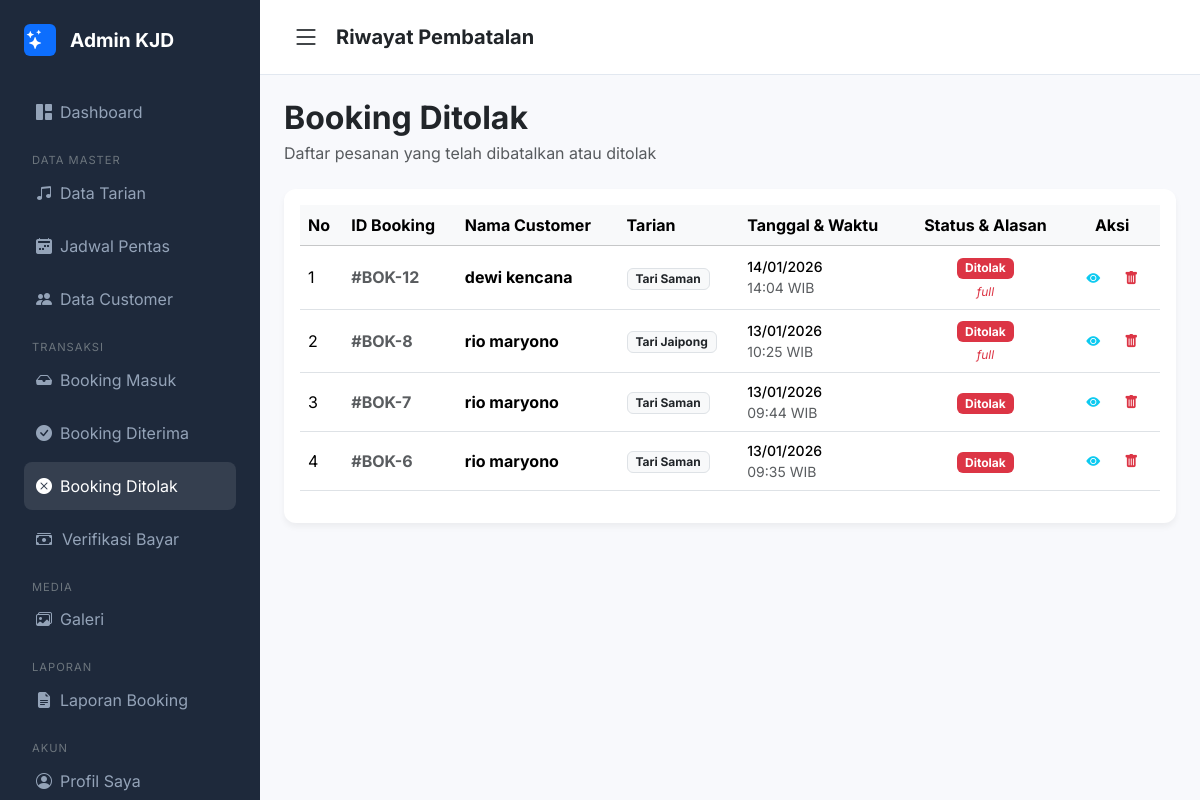
Page /admin/booking_ditolak.php (signed in) on the committed database.
### tables this page shows
CREATE TABLE `bookings` (
  `id` int NOT NULL,
  `user_id` int NOT NULL,
  `kategori_alamat` text,
  `kategori_daerah` varchar(100) DEFAULT NULL,
  `id_tarian` int NOT NULL,
  `jenis_acara` varchar(50) DEFAULT NULL,
  `tanggal_booking` date NOT NULL,
  `jam_mulai` time NOT NULL,
  `total_harga` int DEFAULT NULL,
  `durasi_jam` int DEFAULT '1',
  `jumlah_penari` int DEFAULT '1',
  `status` enum('pending','diterima','ditolak') DEFAULT 'pending',
  `catatan` text,
  `alasan_tolak` text,
  `created_at` timestamp NULL DEFAULT CURRENT_TIMESTAMP,
  `bukti_pembayaran` varchar(255) DEFAULT NULL,
  `status_bayar` enum('belum','menunggu verifikasi','lunas') DEFAULT 'belum'
);

CREATE TABLE `users` (
  `id` int NOT NULL,
  `nama_lengkap` varchar(100) DEFAULT NULL,
  `username` varchar(50) DEFAULT NULL,
  `password` varchar(255) NOT NULL,
  `no_telp` varchar(20) DEFAULT NULL,
  `level` enum('admin','customer') DEFAULT 'customer',
  `created_at` timestamp NULL DEFAULT CURRENT_TIMESTAMP
);

CREATE TABLE `tarian` (
  `id` int NOT NULL,
  `nama_tarian` varchar(100) NOT NULL,
  `asal_daerah` varchar(100) DEFAULT NULL,
  `harga_dasar` int DEFAULT NULL,
  `alamat` varchar(255) DEFAULT NULL,
  `deskripsi` text,
  `gambar` varchar(255) DEFAULT NULL,
  `minimal_penari` int DEFAULT '1'
);

### admin/booking_ditolak.php (the view, shortened to what this page needs)
<?php
include "../config/koneksi.php";
?>
<!DOCTYPE html>
<html lang="id">
<head>
    <link href="https://cdn.jsdelivr.net/npm/bootstrap@5.3.2/dist/css/bootstrap.min.css" rel="stylesheet">
    <link href="https://cdn.jsdelivr.net/npm/bootstrap-icons/font/bootstrap-icons.css" rel="stylesheet">
</head>
<body>
    <?php include "../partials/sidebar.php"; ?>
    <div class="main-content" id="mainContent">
        <header class="top-nav">
            <i class="bi bi-list fs-3 me-3" style="cursor:pointer;" id="btn-toggle"></i>
            <h5 class="fw-bold mb-0">Riwayat Pembatalan</h5>
        </header>
        <div class="container-fluid p-4">
            <div class="mb-4">
                <h2 class="fw-bold text-dark mb-1">Booking Ditolak</h2>
                <p class="text-muted">Daftar pesanan yang telah dibatalkan atau ditolak</p>
            </div>
            <div class="card card-table p-3">
                <div class="table-responsive">
                    <table class="table table-hover align-middle">
                        <thead class="table-light">
                            <tr>
                                <th>No</th>
                                <th>ID Booking</th>
                                <th>Nama Customer</th>
                                <th>Tarian</th>
                                <th>Tanggal & Waktu</th>
                                <th class="text-center">Status & Alasan</th>
                                <th class="text-center">Aksi</th>
                            </tr>
                        </thead>
                        <tbody>
                            <?php
                            $no = 1;
                            $sql = "SELECT bookings.*,
                                           users.nama_lengkap,
                                           users.username,
                                           users.no_telp,
                                           tarian.nama_tarian
                                    FROM bookings
                                    JOIN users ON bookings.user_id = users.id
                                    JOIN tarian ON bookings.id_tarian = tarian.id
                                    WHERE bookings.status = 'ditolak'
                                    ORDER BY bookings.id DESC";
                            $query = mysqli_query($koneksi, $sql);
                            if (mysqli_num_rows($query) > 0) {
                                while ($row = mysqli_fetch_assoc($query)) {
                                    $data_json = htmlspecialchars(json_encode($row), ENT_QUOTES, 'UTF-8');
                            ?>
                                <tr>
                                    <td><?= $no++; ?></td>
                                    <td><span class="text-muted fw-bold">#BOK-<?= $row['id']; ?></span></td>
                                    <td><div class="fw-bold"><?= $row['nama_lengkap']; ?></div></td>
                                    <td><span class="badge bg-light text-dark border"><?= $row['nama_tarian']; ?></span></td>
                                    <td>
                                        <div class="small fw-medium"><?= date('d/m/Y', strtotime($row['tanggal_booking'])); ?></div>
                                        <div class="small text-muted"><?= substr($row['jam_mulai'], 0, 5); ?> WIB</div>
                                    </td>
                                    <td class="text-center">
                                        <span class="badge bg-danger text-white">Ditolak</span>
                                        <?php if(!empty($row['alasan_tolak'])): ?>
                                            <div class="badge-reason text-truncate" style="max-width: 150px;" title="<?= $row['alasan_tolak']; ?>">
                                                <?= $row['alasan_tolak']; ?>
                                            </div>
                                        <?php endif; ?>
                                    </td>
                                    <td class="text-center">
                                        <div class="d-flex justify-content-center gap-2">
                                            <button class="btn btn-sm btn-outline-info border-0" onclick='tampilDetailDitolak(<?= $data_json ?>)'>
                                                <i class="bi bi-eye-fill"></i>
                                            </button>
                                            <a href="hapus_booking.php?id=<?= $row['id']; ?>"
                                               class="btn btn-sm btn-outline-danger border-0"
                                               onclick="return confirm('Hapus riwayat booking ini?')">
                                                <i class="bi bi-trash-fill"></i>
                                            </a>
                                        </div>
                                    </td>
                                </tr>
                            <?php
                                }
                            } else {
                                echo '<tr><td colspan="7" class="text-center py-5 text-muted">Tidak ada data riwayat yang ditolak.</td></tr>';
                            }
                            ?>
                        </tbody>
                    </table>
                </div>
            </div>
        </div>
    </div>
</body>
</html>

### admin/booking_ditolak.php (style rules this page uses)
:root { --sidebar-dark: #1e293b; --primary: #4361ee; --danger-soft: #fee2e2; }
body { font-family: 'Inter', sans-serif; background: #f8f9fc; margin: 0; }
.main-content { margin-left: 260px; transition: 0.3s; min-height: 100vh; }
.top-nav { background: #fff; padding: 1rem 2rem; border-bottom: 1px solid #e2e8f0; display: flex; align-items: center; }
.card-table { background: #fff; border-radius: 12px; border: none; box-shadow: 0 4px 6px rgba(0, 0, 0, 0.05); }
.badge-reason { display: block; font-size: 0.75rem; color: #dc3545; margin-top: 4px; font-style: italic; }

### rows in the picture
bookings: id "12", user.nama_lengkap "dewi kencana", id_tarian.nama_tarian "Tari Saman", tanggal_booking "14/01/2026", jam_mulai "14:04", alasan_tolak "full"
bookings: id "8", user.nama_lengkap "rio maryono", id_tarian.nama_tarian "Tari Jaipong", tanggal_booking "13/01/2026", jam_mulai "10:25", alasan_tolak "full"
bookings: id "7", user.nama_lengkap "rio maryono", id_tarian.nama_tarian "Tari Saman", tanggal_booking "13/01/2026", jam_mulai "09:44"
bookings: id "6", user.nama_lengkap "rio maryono", id_tarian.nama_tarian "Tari Saman", tanggal_booking "13/01/2026", jam_mulai "09:35"
